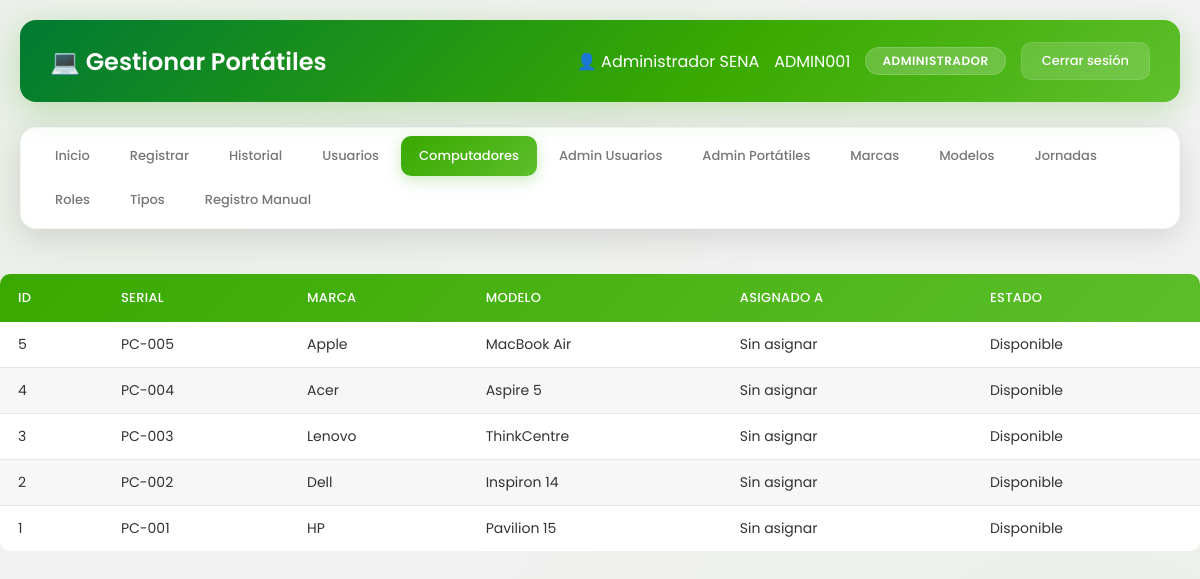
The app's page /gestion_portatiles.php (signed in), older data.
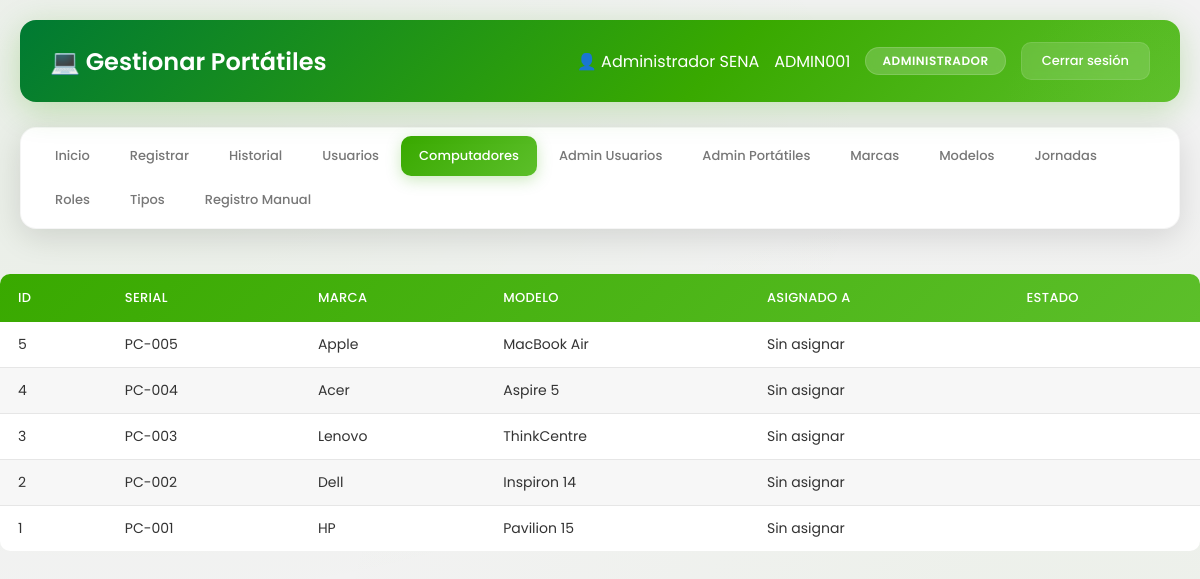
The same page, newer data.
### tables this page shows
CREATE TABLE portatil (
    id int(11) NOT NULL AUTO_INCREMENT,
    serial varchar(50) NOT NULL,
    id_marca int(11) NOT NULL,
    id_modelo int(11) NOT NULL,
    asignado_a int(11) DEFAULT NULL,
    estado enum('dentro','fuera') DEFAULT 'dentro',
    tipo_equipo varchar(50) DEFAULT 'portatil',
    otro_tipo varchar(100) DEFAULT NULL,
    PRIMARY KEY (id),
    UNIQUE KEY serial (serial),
    KEY id_marca (id_marca),
    KEY id_modelo (id_modelo),
    KEY asignado_a (asignado_a),
    CONSTRAINT portatil_ibfk_1 FOREIGN KEY (id_marca) REFERENCES marca (id) ON DELETE CASCADE,
    CONSTRAINT portatil_ibfk_2 FOREIGN KEY (id_modelo) REFERENCES modelo (id) ON DELETE CASCADE,
    CONSTRAINT portatil_ibfk_3 FOREIGN KEY (asignado_a) REFERENCES usuario (id) ON DELETE SET NULL
);

CREATE TABLE marca (
    id int(11) NOT NULL AUTO_INCREMENT,
    nombre varchar(50) NOT NULL,
    PRIMARY KEY (id),
    UNIQUE KEY nombre (nombre)
);

CREATE TABLE modelo (
    id int(11) NOT NULL AUTO_INCREMENT,
    nombre varchar(100) NOT NULL,
    id_marca int(11) NOT NULL,
    PRIMARY KEY (id),
    KEY id_marca (id_marca),
    CONSTRAINT modelo_ibfk_1 FOREIGN KEY (id_marca) REFERENCES marca (id) ON DELETE CASCADE
);

### gestion_portatiles.php (the view, shortened to what this page needs)
<?php
require_once 'config/db.php';
$portatiles = $pdo->query("
    SELECT p.*, m.nombre as marca, mo.nombre as modelo, u.nombre_completo as asignado_nombre
    FROM portatil p
    JOIN marca m ON p.id_marca = m.id
    JOIN modelo mo ON p.id_modelo = mo.id
    LEFT JOIN usuario u ON p.asignado_a = u.id
    ORDER BY p.id DESC
")->fetchAll();
?>
<!DOCTYPE html>
<html lang="es">
<head>
    <link rel="stylesheet" href="css/style.css">
</head>
<body>
    <div class="dashboard-container">
        <div class="header">
            <h1>💻 Gestionar Portátiles</h1>
            <div class="user-info">
                <span>👤 <?= htmlspecialchars($_SESSION['nombre_completo']) ?></span>
                <span> <?= htmlspecialchars($_SESSION['carnet']) ?></span>
                <span class="badge"><?= htmlspecialchars($_SESSION['rol']) ?></span>
                <a href="logout.php" class="btn-logout">Cerrar sesión</a>
            </div>
        </div>
        <?php include 'includes/menu.php'; ?>
        </div>
        <table>
            <thead>
                <tr>
                    <th>ID</th>
                    <th>Serial</th>
                    <th>Marca</th>
                    <th>Modelo</th>
                    <th>Asignado a</th>
                    <th>Estado</th>
                </tr>
            </thead>
            <tbody>
                <?php foreach ($portatiles as $p): ?>
                    <tr>
                        <td><?= $p['id'] ?></td>
                        <td><?= htmlspecialchars($p['serial']) ?></td>
                        <td><?= htmlspecialchars($p['marca']) ?></td>
                        <td><?= htmlspecialchars($p['modelo']) ?></td>
                        <td><?= $p['asignado_nombre'] ? htmlspecialchars($p['asignado_nombre']) : 'Sin asignar' ?></td>
                        <td><?= ucfirst(str_replace('_', ' ', $p['estado'])) ?></td>
                    </tr>
                <?php endforeach; ?>
            </tbody>
        </table>
</body>
</html>

### Includes/Menu.php (shortened to what this page needs)
<?php
$rol_actual = $_SESSION['rol'] ?? '';
$es_admin = strpos($_SERVER['REQUEST_URI'], '/admin/') !== false;
$prefix = $es_admin ? '../' : '';
$pagina_actual = basename($_SERVER['REQUEST_URI']);
$pagina_actual = explode('?', $pagina_actual)[0];
?>
<div class="nav-menu">
    <a href="<?= $prefix ?>dashboard.php" class="<?= $pagina_actual == 'dashboard.php' ? 'active' : '' ?>">Inicio</a>
    <a href="<?= $prefix ?>registrar.php" class="<?= $pagina_actual == 'registrar.php' ? 'active' : '' ?>">Registrar</a>
    <a href="<?= $prefix ?>historial.php" class="<?= $pagina_actual == 'historial.php' ? 'active' : '' ?>">Historial</a>
    <a href="<?= $prefix ?>gestion_usuarios.php" class="<?= $pagina_actual == 'gestion_usuarios.php' ? 'active' : '' ?>">Usuarios</a>
    <a href="<?= $prefix ?>gestion_portatiles.php" class="<?= $pagina_actual == 'gestion_portatiles.php' ? 'active' : '' ?>">Computadores</a>
    <?php if ($rol_actual == 'admin' || $rol_actual == 'administrador'): ?>
        <a href="<?= $prefix ?>admin/usuario.php" class="<?= $pagina_actual == 'usuario.php' ? 'active' : '' ?>"> Admin Usuarios</a>
        <a href="<?= $prefix ?>admin/portatil.php" class="<?= $pagina_actual == 'portatil.php' ? 'active' : '' ?>"> Admin Portátiles</a>
        <a href="<?= $prefix ?>admin/marca.php" class="<?= $pagina_actual == 'marca.php' ? 'active' : '' ?>"> Marcas</a>
        <a href="<?= $prefix ?>admin/modelo.php" class="<?= $pagina_actual == 'modelo.php' ? 'active' : '' ?>"> Modelos</a>
        <a href="<?= $prefix ?>admin/jornada.php" class="<?= $pagina_actual == 'jornada.php' ? 'active' : '' ?>"> Jornadas</a>
        <a href="<?= $prefix ?>admin/rol.php" class="<?= $pagina_actual == 'rol.php' ? 'active' : '' ?>"> Roles</a>
        <a href="<?= $prefix ?>admin/tipo.php" class="<?= $pagina_actual == 'tipo.php' ? 'active' : '' ?>"> Tipos</a>
        <a href="<?= $prefix ?>admin/registro.php" class="<?= $pagina_actual == 'registro.php' ? 'active' : '' ?>"> Registro Manual</a>
    <?php endif; ?>
</div>

### css/style.css (style rules this page uses)
:root { --primary: #39A900; --primary-light: #5CBF2A; --primary-dark: #007A33; --secondary: #7AC943; --accent: #FFCC00; --success: #39A900; --danger: #D50000; --warning: #FFB300; --gold: #FFCC00; --white: #FFFFFF; --gray-light: #F2F2F2; --gray: #777777; --dark: #333333; --shadow: 0 8px 32px rgba(0,0,0,0.12); --shadow-hover: 0 12px 48px rgba(0,0,0,0.18); --radius: 16px; --radius-sm: 10px; }
* { margin: 0; padding: 0; box-sizing: border-box; }
body { font-family: 'Poppins', 'Segoe UI', sans-serif; background: var(--gray-light); color: var(--dark); min-height: 100vh; background-image: radial-gradient( ellipse at 10% 20%, rgba(57, 169, 0, 0.05) 0%, transparent 50% ), radial-gradient( ellipse at 90% 80%, rgba(122, 201, 67, 0.05) 0%, transparent 50% ); }
.dashboard-container { max-width: 1360px; margin: 0 auto; padding: 20px; }
.header { background: linear-gradient( 135deg, var(--primary-dark)0%, var(--primary) 60%, var(--primary-light) 100% ); color: white; border-radius: var(--radius); padding: 22px 30px; box-shadow: 0 8px 32px rgba(57, 169, 0, 0.25); margin-bottom: 25px; display: flex; justify-content: space-between; align-items: center; position: relative; overflow: hidden; }
.header::before { content: ''; position: absolute; top: -50%; right: -10%; width: 300px; height: 300px; background: radial-gradient( circle, rgba(122, 201, 67, 0.12) 0%, transparent 70% ); border-radius: 50%; }
.header h1 { font-size: 24px; font-weight: 600; position: relative; z-index: 1; }
.user-info { display: flex; align-items: center; gap: 15px; position: relative; z-index: 1; }
.badge { background: rgba(255,255,255,0.2); color: white; padding: 4px 16px; border-radius: 20px; font-size: 12px; font-weight: 600; text-transform: uppercase; letter-spacing: 0.5px; backdrop-filter: blur(5px); border: 1px solid rgba(255,255,255,0.15); }
.btn-logout { background: rgba(255,255,255,0.15); color: white; padding: 8px 20px; border-radius: var(--radius-sm); text-decoration: none; font-size: 13px; font-weight: 500; transition: all 0.3s; backdrop-filter: blur(5px); border: 1px solid rgba(255,255,255,0.1); }
.nav-menu { background: white; border-radius: var(--radius); padding: 8px 16px; margin-bottom: 25px; box-shadow: var(--shadow); display: flex; flex-wrap: wrap; gap: 4px; border: 1px solid rgba(0,0,0,0.04); }
.nav-menu a { padding: 10px 18px; color: var(--gray); text-decoration: none; border-radius: var(--radius-sm); transition: all 0.3s; font-size: 13px; font-weight: 500; }
.nav-menu a.active { background: linear-gradient( 135deg, #39A900, #5CBF2A ); color: white; box-shadow: 0 4px 15px rgba(57, 169, 0, 0.25); }
table { width: 100%; background: white; border-radius: var(--radius-sm); overflow: hidden; border-collapse: collapse; }
thead { background: linear-gradient( 135deg, #39A900, #5CBF2A ); color: white; }
thead th { padding: 14px 18px; text-align: left; font-weight: 500; font-size: 13px; text-transform: uppercase; letter-spacing: 0.3px; }
tbody td { padding: 12px 18px; border-bottom: 1px solid #E6E6E6; font-size: 14px; }
tbody tr:nth-child(even) { background: #F7F7F7; }
tbody tr:last-child td { border-bottom: none; }

Row changes from the older to the newer data that the page shows:
changed portatil "PC-005": estado "Disponible" → (not shown)
changed portatil "PC-004": estado "Disponible" → (not shown)
changed portatil "PC-003": estado "Disponible" → (not shown)
changed portatil "PC-002": estado "Disponible" → (not shown)
changed portatil "PC-001": estado "Disponible" → (not shown)
